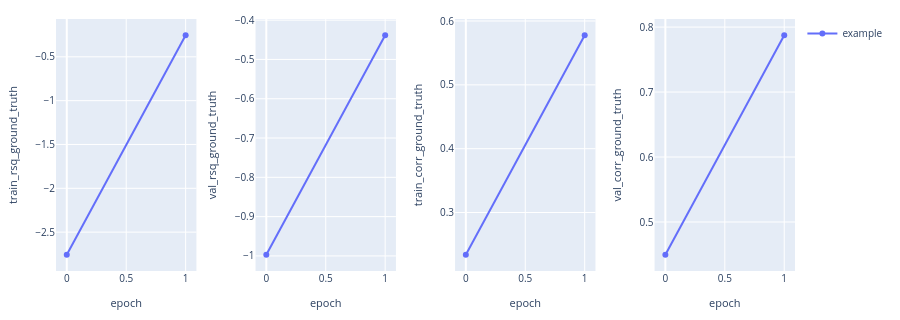

The notebook cell this image was saved under:
### Code cell
analysis = BagOfWordsAnalysisConfig.from_grouped({
    "example": [(0, config.study_folder)]
})

analysis.plot_vs_epoch([
    rsq_expr(split="train", y="ground_truth"),
    rsq_expr(split="val", y="ground_truth"),
    corr_expr(split="train", y="ground_truth"),
    corr_expr(split="val", y="ground_truth"),
])

### Figure 1 — Plotly figure (JSON) as saved in the notebook; plotly's stock layout.template omitted (floating-point values rounded to 4 significant figures)
{"data": [{"customdata": [[0.2, 1], [0.2, 1]], "hovertemplate": "epoch: %{x}<br>train_rsq_ground_truth: %{y}<br>dataset corr: %{customdata[0]}<br>n_seeds: %{customdata[1]}<extra>example</extra>", "legendgroup": "example", "line": {"color": "#636EFA", "dash": "solid"}, "marker": {"color": "#636EFA"}, "mode": "lines+markers", "name": "example", "showlegend": true, "type": "scatter", "x": [0, 1], "xaxis": "x", "y": [-2.757, -0.2552], "yaxis": "y"}, {"customdata": [[0.2, 1], [0.2, 1]], "hovertemplate": "epoch: %{x}<br>val_rsq_ground_truth: %{y}<br>dataset corr: %{customdata[0]}<br>n_seeds: %{customdata[1]}<extra>example</extra>", "legendgroup": "example", "line": {"color": "#636EFA", "dash": "solid"}, "marker": {"color": "#636EFA"}, "mode": "lines+markers", "name": "example", "showlegend": false, "type": "scatter", "x": [0, 1], "xaxis": "x2", "y": [-0.9968, -0.4387], "yaxis": "y2"}, {"customdata": [[0.2, 1], [0.2, 1]], "hovertemplate": "epoch: %{x}<br>train_corr_ground_truth: %{y}<br>dataset corr: %{customdata[0]}<br>n_seeds: %{customdata[1]}<extra>example</extra>", "legendgroup": "example", "line": {"color": "#636EFA", "dash": "solid"}, "marker": {"color": "#636EFA"}, "mode": "lines+markers", "name": "example", "showlegend": false, "type": "scatter", "x": [0, 1], "xaxis": "x3", "y": [0.234, 0.5775], "yaxis": "y3"}, {"customdata": [[0.2, 1], [0.2, 1]], "hovertemplate": "epoch: %{x}<br>val_corr_ground_truth: %{y}<br>dataset corr: %{customdata[0]}<br>n_seeds: %{customdata[1]}<extra>example</extra>", "legendgroup": "example", "line": {"color": "#636EFA", "dash": "solid"}, "marker": {"color": "#636EFA"}, "mode": "lines+markers", "name": "example", "showlegend": false, "type": "scatter", "x": [0, 1], "xaxis": "x4", "y": [0.4498, 0.7873], "yaxis": "y4"}], "layout": {"font": {"size": 11}, "height": 320, "legend": {"font": {"size": 10}, "x": 1.01, "xanchor": "left", "y": 1, "yanchor": "top"}, "margin": {"b": 40, "l": 50, "r": 105, "t": 15}, "title": {}, "xaxis": {"anchor": "y", "domain": [0, 0.19], "tickfont": {"size": 10}, "title": {"font": {"size": 11}, "text": "epoch"}}, "xaxis2": {"anchor": "y2", "domain": [0.27, 0.46], "tickfont": {"size": 10}, "title": {"font": {"size": 11}, "text": "epoch"}}, "xaxis3": {"anchor": "y3", "domain": [0.54, 0.73], "tickfont": {"size": 10}, "title": {"font": {"size": 11}, "text": "epoch"}}, "xaxis4": {"anchor": "y4", "domain": [0.81, 1], "tickfont": {"size": 10}, "title": {"font": {"size": 11}, "text": "epoch"}}, "yaxis": {"anchor": "x", "domain": [0, 1], "tickfont": {"size": 10}, "title": {"font": {"size": 11}, "text": "train_rsq_ground_truth"}}, "yaxis2": {"anchor": "x2", "domain": [0, 1], "tickfont": {"size": 10}, "title": {"font": {"size": 11}, "text": "val_rsq_ground_truth"}}, "yaxis3": {"anchor": "x3", "domain": [0, 1], "tickfont": {"size": 10}, "title": {"font": {"size": 11}, "text": "train_corr_ground_truth"}}, "yaxis4": {"anchor": "x4", "domain": [0, 1], "tickfont": {"size": 10}, "title": {"font": {"size": 11}, "text": "val_corr_ground_truth"}}}}
